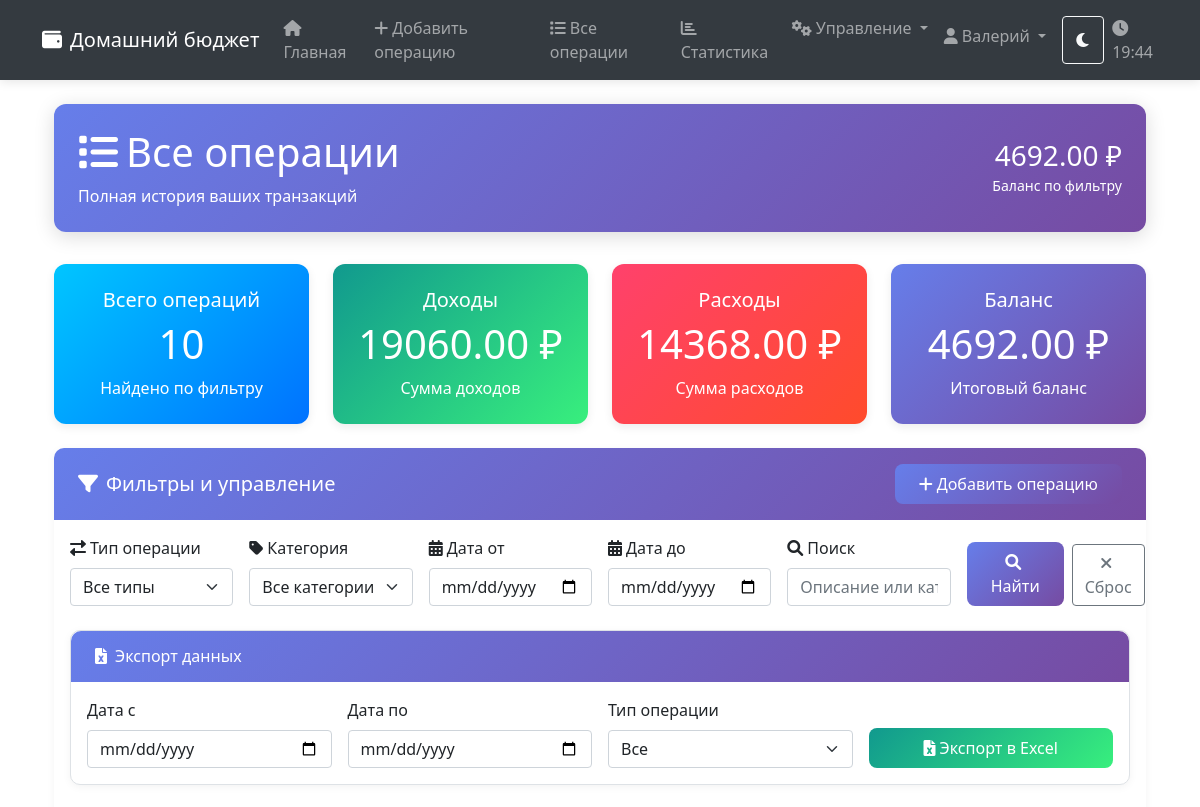
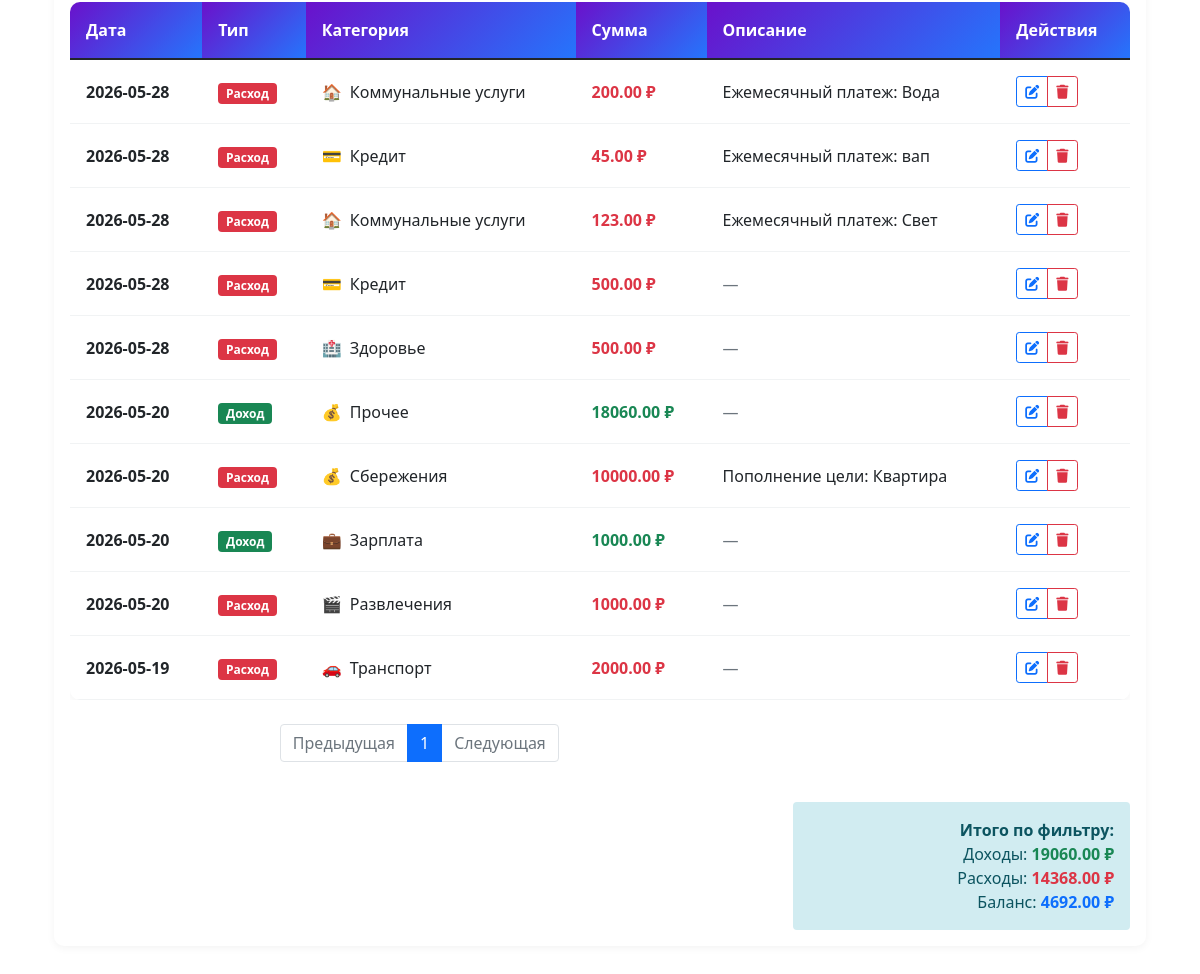
/transactions (signed in), run on the app's committed database (2 pictures, top to bottom).
### tables this page shows
CREATE TABLE transactions (
            id INTEGER PRIMARY KEY AUTOINCREMENT,
            type TEXT CHECK(type IN ('income', 'expense')) NOT NULL,
            amount REAL NOT NULL,
            category_id INTEGER,
            description TEXT,
            date DATE NOT NULL,
            created_at TIMESTAMP DEFAULT CURRENT_TIMESTAMP,
            user_id INTEGER,
            FOREIGN KEY (category_id) REFERENCES categories (id),
            FOREIGN KEY (user_id) REFERENCES users (id)
        );

CREATE TABLE categories (
            id INTEGER PRIMARY KEY AUTOINCREMENT,
            name TEXT NOT NULL,
            type TEXT CHECK(type IN ('income', 'expense')) NOT NULL,
            icon TEXT,
            color TEXT,
            created_at TIMESTAMP DEFAULT CURRENT_TIMESTAMP
        );

### routes/transaction_routes.py (the view, shortened to what this page needs)
    @app.route('/transactions')
    @login_required
    def view_transactions():
        with get_db_connection() as conn:
            filter_type = request.args.get('type', 'all')
            filter_category = request.args.get('category', 'all')
            start_date = request.args.get('start_date')
            end_date = request.args.get('end_date')
            search = request.args.get('search', '').strip()
            query = '''
                SELECT t.*, c.name as category_name, c.icon as category_icon
                FROM transactions t
                LEFT JOIN categories c ON t.category_id = c.id
                WHERE t.user_id = ?
            '''
            params = [session['user_id']]
            if filter_type != 'all':
                query += ' AND t.type = ?'
                params.append(filter_type)
            if filter_category != 'all':
                query += ' AND t.category_id = ?'
                params.append(filter_category)
            if start_date:
                query += ' AND t.date >= ?'
                params.append(start_date)
            if end_date:
                query += ' AND t.date <= ?'
                params.append(end_date)
            query += ' ORDER BY t.date DESC, t.created_at DESC'
            transactions = conn.execute(query, params).fetchall()
            categories = conn.execute('SELECT * FROM categories').fetchall()
        return render_template(
            'transactions.html',
            transactions=transactions,
            categories=categories,
            filter_type=filter_type,
            filter_category=filter_category,
            start_date=start_date,
            end_date=end_date,
            search=search
        )

### templates/transactions.html (shortened to what this page needs)
{% extends "base.html" %}
{% block content %}
<div class="container-fluid fade-in">
    <div class="page-header">
        <div class="d-flex justify-content-between align-items-center">
            <div>
                <h1><i class="fas fa-list me-2"></i>Все операции</h1>
                <p class="mb-0">Полная история ваших транзакций</p>
            </div>
            <div class="text-end">
                {% set total_inc = transactions|selectattr('type', 'equalto', 'income')|map(attribute='amount')|sum %}
                {% set total_exp = transactions|selectattr('type', 'equalto', 'expense')|map(attribute='amount')|sum %}
                {% if filter_type == 'income' %}
                    <h3 class="mb-0">{{ "%.2f"|format(total_inc) }} ₽</h3>
                    <small>Доходы по фильтру</small>
                {% elif filter_type == 'expense' %}
                    <h3 class="mb-0">{{ "%.2f"|format(total_exp) }} ₽</h3>
                    <small>Расходы по фильтру</small>
                {% else %}
                    <h3 class="mb-0">{{ "%.2f"|format(total_inc - total_exp) }} ₽</h3>
                    <small>Баланс по фильтру</small>
                {% endif %}
            </div>
        </div>
    </div>
    {% set total_income = transactions|selectattr('type', 'equalto', 'income')|map(attribute='amount')|sum %}
    {% set total_expense = transactions|selectattr('type', 'equalto', 'expense')|map(attribute='amount')|sum %}
    <div class="row mb-4">
        <div class="{% if filter_type == 'all' %}col-md-3{% else %}col-md-6{% endif %}">
            <div class="stat-card stat-card-info">
                <div class="card-body text-center">
                    <h5>Всего операций</h5>
                    <h2 class="display-6">{{ transactions|length }}</h2>
                    <p class="mb-0">Найдено по фильтру</p>
                </div>
            </div>
        </div>
        {% if filter_type == 'income' %}
        <div class="col-md-6">
            <div class="stat-card stat-card-success">
                <div class="card-body text-center">
                    <h5>Доходы</h5>
                    <h2 class="display-6">{{ "%.2f"|format(total_income) }} ₽</h2>
                    <p class="mb-0">Сумма доходов</p>
                </div>
            </div>
        </div>
        {% else %}
        <div class="col-md-3">
            <div class="stat-card stat-card-success">
                <div class="card-body text-center">
                    <h5>Доходы</h5>
                    <h2 class="display-6">{{ "%.2f"|format(total_income) }} ₽</h2>
                    <p class="mb-0">Сумма доходов</p>
                </div>
            </div>
        </div>
        <div class="col-md-3">
            <div class="stat-card stat-card-danger">
                <div class="card-body text-center">
                    <h5>Расходы</h5>
                    <h2 class="display-6">{{ "%.2f"|format(total_expense) }} ₽</h2>
                    <p class="mb-0">Сумма расходов</p>
                </div>
            </div>
        </div>
        <div class="col-md-3">
            <div class="stat-card stat-card-primary">
                <div class="card-body text-center">
                    <h5>Баланс</h5>
                    <h2 class="display-6">{{ "%.2f"|format(total_income - total_expense) }} ₽</h2>
                    <p class="mb-0">Итоговый баланс</p>
                </div>
            </div>
        </div>
        {% endif %}
    </div>
    <div class="card form-card">
        <div class="card-header d-flex justify-content-between align-items-center">
            <h5 class="mb-0"><i class="fas fa-filter me-2"></i>Фильтры и управление</h5>
            <a href="{{ url_for('add_transaction') }}" class="btn btn-modern btn-modern-primary">
                <i class="fas fa-plus me-1"></i>Добавить операцию
            </a>
        </div>
        <div class="card-body">
            <form method="GET" action="{{ url_for('view_transactions') }}" class="row mb-4 g-3">
                <div class="col-md-2">
                    <label for="filter_type" class="form-label"><i class="fas fa-exchange-alt me-1"></i>Тип операции</label>
                    <select class="form-select" id="filter_type" name="type">
                        <option value="all" {% if filter_type == 'all' %}selected{% endif %}>Все типы</option>
                    </select>
                </div>
                <div class="col-md-2">
                    <label for="filter_category" class="form-label"><i class="fas fa-tag me-1"></i>Категория</label>
                    <select class="form-select" id="filter_category" name="category">
                        <option value="all" {% if filter_category == 'all' %}selected{% endif %}>Все категории</option>
                    </select>
                </div>
                <div class="col-md-2">
                    <label for="start_date" class="form-label"><i class="fas fa-calendar-alt me-1"></i>Дата от</label>
                    <input type="date" class="form-control" id="start_date" name="start_date" value="{{ start_date or '' }}">
                </div>
                <div class="col-md-2">
                    <label for="end_date" class="form-label"><i class="fas fa-calendar-alt me-1"></i>Дата до</label>
                    <input type="date" class="form-control" id="end_date" name="end_date" value="{{ end_date or '' }}">
                </div>
                <div class="col-md-2">
                    <label for="search" class="form-label"><i class="fas fa-search me-1"></i>Поиск</label>
                    <input type="text" class="form-control" id="search" name="search" placeholder="Описание или категория" value="{{ search or '' }}" autocomplete="off">
                </div>
                <div class="col-md-2 d-flex align-items-end gap-2">
                    <button type="submit" class="btn btn-modern btn-modern-primary w-100"><i class="fas fa-search me-1"></i>Найти</button>
                    <a href="{{ url_for('view_transactions') }}" class="btn btn-outline-secondary w-100"><i class="fas fa-times me-1"></i>Сброс</a>
                </div>
            </form>
            <div class="card mb-4">
                <div class="card-header bg-success text-white">
                    <h6 class="mb-0"><i class="fas fa-file-excel me-2"></i>Экспорт данных</h6>
                </div>
                <div class="card-body">
                    <form method="GET" action="{{ url_for('export_excel') }}" class="row g-3 align-items-end">
                        <div class="col-md-3">
                            <label class="form-label" for="export_start_date">Дата с</label>
                            <input type="date" class="form-control" id="export_start_date" name="start_date" value="{{ start_date or '' }}">
                        </div>
                        <div class="col-md-3">
                            <label class="form-label" for="export_end_date">Дата по</label>
                            <input type="date" class="form-control" id="export_end_date" name="end_date" value="{{ end_date or '' }}">
                        </div>
                        <div class="col-md-3">
                            <label class="form-label" for="export_type">Тип операции</label>
                            <select class="form-select" id="export_type" name="type">
                                <option value="all" {% if filter_type == 'all' %}selected{% endif %}>Все</option>
                            </select>
                        </div>
                        <div class="col-md-3">
                            <button type="submit" class="btn btn-modern btn-modern-success w-100"><i class="fas fa-file-excel me-1"></i>Экспорт в Excel</button>
                        </div>
                    </form>
                </div>
            </div>
            {% if transactions %}
            <div class="table-responsive">
                <table class="table table-modern">
                    <thead>
                        <tr>
                            <th>Дата</th>
                            <th>Тип</th>
                            <th>Категория</th>
                            <th>Сумма</th>
                            <th>Описание</th>
                            <th>Действия</th>
                        </tr>
                    </thead>
                    <tbody>
                        {% for trans in transactions %}
                        <tr>
                            <td class="fw-bold">{{ trans.date }}</td>
                            <td>{% if trans.type == 'income' %}<span class="badge bg-success">Доход</span>{% else %}<span class="badge bg-danger">Расход</span>{% endif %}</td>
                            <td><div class="d-flex align-items-center">{% if trans.category_icon %}<span class="me-2">{{ trans.category_icon }}</span>{% endif %}<span>{{ trans.category_name or 'Без категории' }}</span></div></td>
                            <td class="{% if trans.type == 'income' %}text-success fw-bold{% else %}text-danger fw-bold{% endif %}">{{ "%.2f"|format(trans.amount) }} ₽</td>
                            <td>{% if trans.description %}{{ trans.description }}{% else %}<span class="text-muted">—</span>{% endif %}</td>
                            <td>
                                <div class="btn-group btn-group-sm" role="group">
                                    <a href="{{ url_for('edit_transaction', transaction_id=trans.id) }}" class="btn btn-outline-primary" title="Редактировать"><i class="fas fa-edit"></i></a>
                                    <a href="{{ url_for('delete_transaction', transaction_id=trans.id) }}" class="btn btn-outline-danger" title="Удалить" onclick="return confirm('Вы точно хотите удалить эту операцию?')"><i class="fas fa-trash"></i></a>
                                </div>
                            </td>
                        </tr>
                        {% endfor %}
                    </tbody>
                </table>
            </div>
            <div class="row mt-4">
                <div class="col-md-8">
                    <nav aria-label="Навигация по страницам">
                        <ul class="pagination justify-content-center">
                            <li class="page-item disabled"><span class="page-link">Предыдущая</span></li>
                            <li class="page-item active"><span class="page-link">1</span></li>
                            <li class="page-item disabled"><span class="page-link">Следующая</span></li>
                        </ul>
                    </nav>
                </div>
                <div class="col-md-4"></div>
            </div>
            {% endif %}
            <div class="row mt-4">
                <div class="col-md-8"></div>
                <div class="col-md-4 text-end">
                    <div class="p-3 rounded" style="background-color: #d1ecf1; color: #0c5460;">
                        <strong>Итого по фильтру:</strong><br>
                        {% if filter_type == 'income' %}
                            Доходы: <span class="text-success fw-bold">{{ "%.2f"|format(total_income) }} ₽</span>
                        {% elif filter_type == 'expense' %}
                            Расходы: <span class="text-danger fw-bold">{{ "%.2f"|format(total_expense) }} ₽</span>
                        {% else %}
                            Доходы: <span class="text-success fw-bold">{{ "%.2f"|format(total_income) }} ₽</span><br>
                            Расходы: <span class="text-danger fw-bold">{{ "%.2f"|format(total_expense) }} ₽</span><br>
                            Баланс: <span class="text-primary fw-bold">{{ "%.2f"|format(total_income - total_expense) }} ₽</span>
                        {% endif %}
                    </div>
                </div>
            </div>
        </div>
    </div>
</div>
{% endblock %}

### data on the page
transactions: type "Расход", amount "200.00"
transactions: type "Расход", amount "45.00"
transactions: type "Расход", amount "123.00"
transactions: type "Расход", amount "500.00"
transactions: type "Расход", amount "500.00"
transactions: type "Доход", amount "18060.00"
transactions: type "Расход", amount "10000.00"
transactions: type "Доход", amount "1000.00"
transactions: type "Расход", amount "1000.00"
transactions: type "Расход", amount "2000.00"

### other printed values
{{ session['username'] }} "Валерий"
{{ "%.2f"|format(total_inc - total_exp) }} "4692.00"
{{ transactions|length }} "10"
{{ "%.2f"|format(total_income) }} "19060.00"
{{ "%.2f"|format(total_expense) }} "14368.00"
{{ "%.2f"|format(total_income - total_expense) }} "4692.00"
